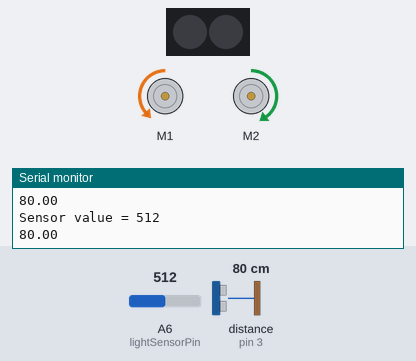
Simulated run of this sketch. Board: Arduino Nano, built with avr-gcc and run on an emulated ATmega328P. On the bench: 2 RGB LEDs in strip order, left to right, 2 × DC motor (green arrow = forward, orange = backward, longer = faster), the last lines printed to the serial monitor. Inputs (shaded band) come from the test bench; at power-on: A6 (lightSensorPin) = 512, distance to the obstacle (sensor on pin 3) 80 cm. Dim RGB values are drawn brighter than linear.

Above: at 1.7 s.
1.8 s: A6 (lightSensorPin) set to 390
At 2.05 s:
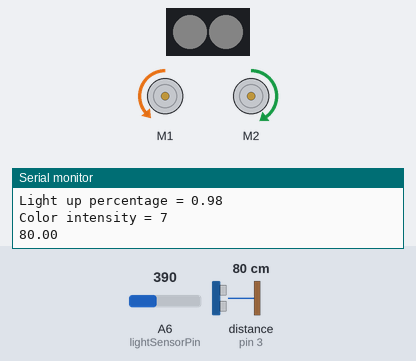
4.8 s: distance to the obstacle (sensor on pin 3) set to 2 cm
At 5.9 s:
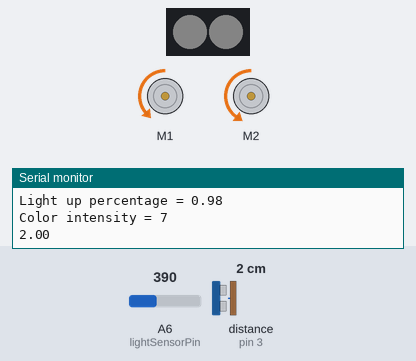
7.8 s: distance to the obstacle (sensor on pin 3) set to 8 cm
At 7.81 s:
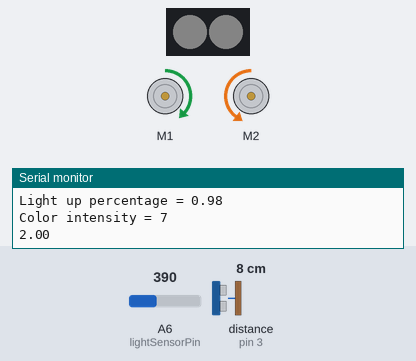
10.8 s: distance to the obstacle (sensor on pin 3) set to 11 cm
At 12.14 s:
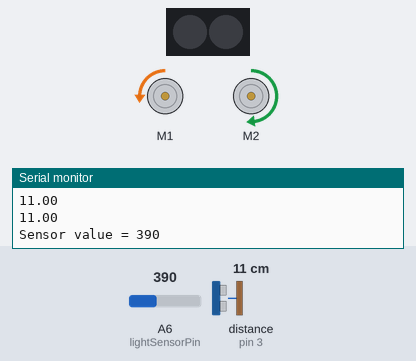
13.8 s: A6 (lightSensorPin) set to 376
16.8 s: A6 (lightSensorPin) set to 122
Timing chart, 0 to 19.8 s (numbered marks = the images above; inputs shaded):
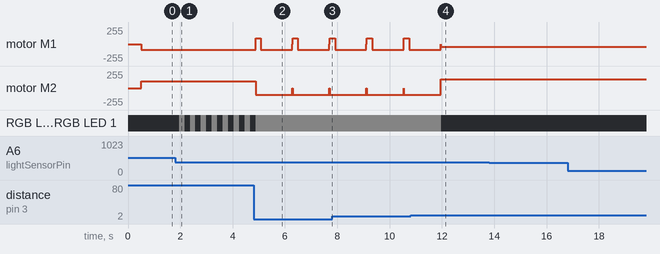

Measured:
- the behaviour switches between 9 and 10 cm on distance to the obstacle (sensor on pin 3) (found by bisection; images 3 and 4)
- after the input at 1.8 s, RGB LED 0, RGB LED 1: alternates RGB(7, 7, 7) for 0.21 s and off for 0.21 s, starting after 0.15 s
- after the input at 4.8 s, motor M1: alternates forward 85/255 for 0.21 s and backward 85/255 for 1.2 s, starting after 0.08 s; motor M2: forward 100/255 → backward 100/255 after 0.08 s
- after the input at 10.8 s, RGB LED 0, RGB LED 1: RGB(7, 7, 7) → off after 1.2 s

The sketch:

sketch_l6purprojekt2.ino
```cpp
#include <MeMCore.h>

MeDCMotor motor1(M1);
MeDCMotor motor2(M2);
MeUltrasonicSensor sonar(PORT_3);
uint8_t leftMotorSpeed = 85;
uint8_t rightMotorSpeed = 100;
boolean findObstacleMode = true;
boolean goAroundObstacleMode = true;
boolean goInCircleMode = true;
int lightSensorPin = A6;
int lightUpThreshold = 400;
MeRGBLed led1(PORT7);
int lightningCounter = 0;

void setup() {
  delay(500);
  Serial.begin(9600);
  pinMode(lightSensorPin, INPUT);
}

void loop() {
  lightUpWhenDark();
  mainProgram();
}

void mainProgram() {
  float distance = sonar.distanceCm();
  Serial.println(distance);

  if (distance > 10 && findObstacleMode) {
    goStraight(1);
  }
  else if (goAroundObstacleMode){
    findObstacleMode = false;
    goStraight(-1);
    turnAround();
    goAroundObstacleMode = false;
    goInCircleMode = true;
  }
  else if (goInCircleMode) {
    goInCircle();
    if (sonar.distanceCm() < 10) {
      stopMoving();
      goInCircleMode = false;
      goAroundObstacleMode = true;
    }
  }
}

void turnAround() {
  turnRight();
  turnRight();
}


void goStraight(int units) {
  int directionMultiplier = units > 0 ? 1 : -1;
  motor1.run(directionMultiplier * -1 * leftMotorSpeed);
  motor2.run(directionMultiplier * rightMotorSpeed);
  delay(200);
}

void goInCircle() {
    motor1.run(-40);
    motor2.run(130);
}

void turnRight() {
  turn(true);
}

void turnLeft() {
  turn(false);
}

void turn(boolean turnRight) {
  int turnDirection = turnRight ? -1 : 1;
  motor1.run(turnDirection * leftMotorSpeed);
  motor2.run(turnDirection * rightMotorSpeed);
  delay(600);
  stopMoving();
}

void stopMoving() {
  motor1.stop();
  motor2.stop();
}

void lightUpWhenDark() {
  lightningCounter++;
  // shut down led before reading light sensor
  if (lightningCounter % 2 == 1) {
    led1.setColor(0, 0, 0);
    led1.show();
  }

  if (lightningCounter % 2 == 0) {
    // read light sensor value
    int lightSensorValue = analogRead(lightSensorPin);
    // assuming that it can be max 1000
    Serial.print("Sensor value = ");
    Serial.println(lightSensorValue);

    if (lightSensorValue < lightUpThreshold) {
      float litUpPercentage = lightSensorValue / (lightUpThreshold * 1.0);
      Serial.print("Light up percentage = ");
      Serial.println(litUpPercentage);
      int colorIntensity = 255 - (int)(255 * litUpPercentage);
      Serial.print("Color intensity = ");
      Serial.println(colorIntensity);
      led1.setColor(colorIntensity, colorIntensity, colorIntensity);
      led1.show();
    }
  }
}
```
